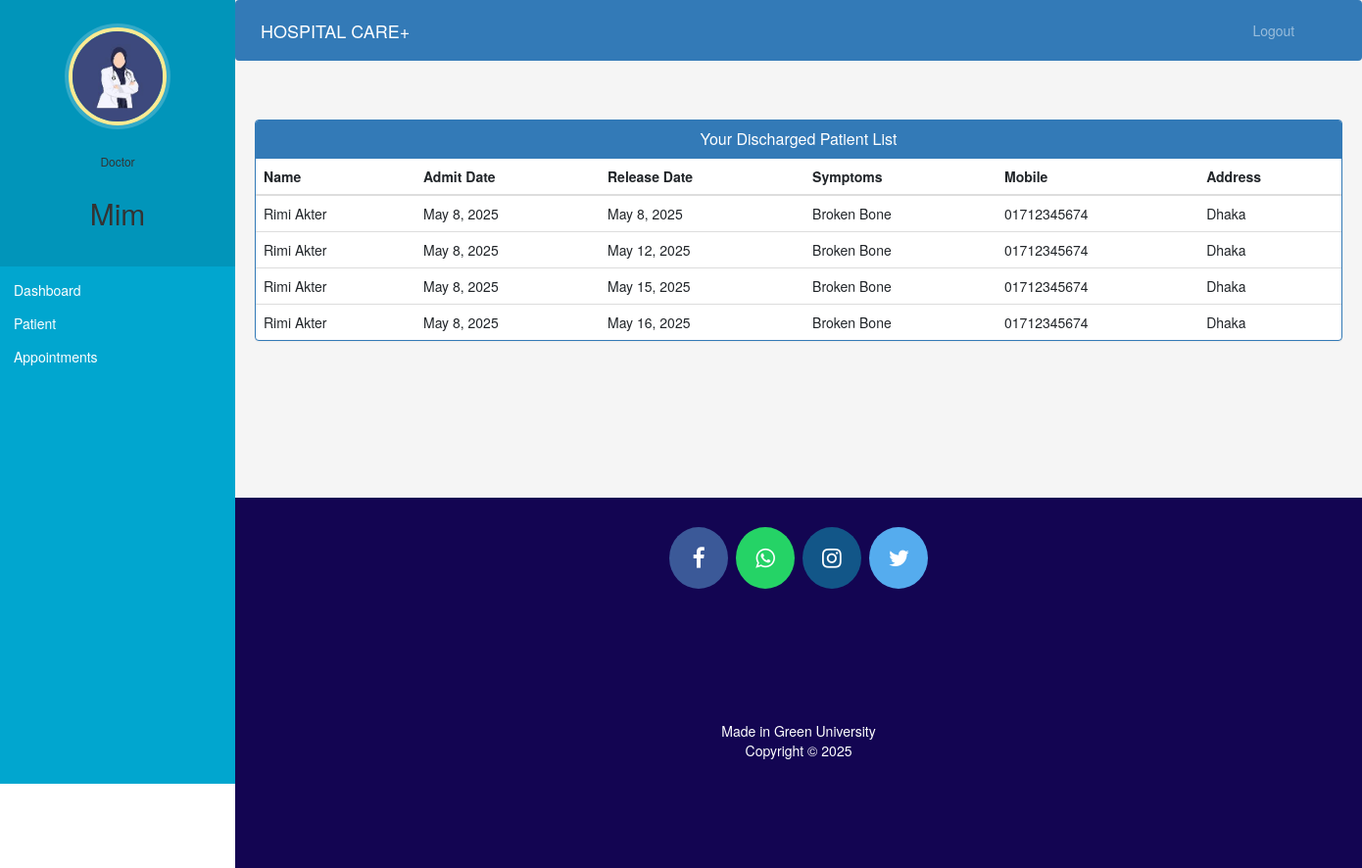
Screenshot of /doctor-view-discharge-patient (signed in) with the database file from the repository.
### hospital/models.py (models this page shows, shortened)
class Doctor(models.Model):
    user=models.OneToOneField(User,on_delete=models.CASCADE)
    profile_pic= models.ImageField(upload_to='profile_pic/DoctorProfilePic/',null=True,blank=True)
    address = models.CharField(max_length=40)
    mobile = models.CharField(
        max_length=11,
        null=True,
        validators=[bd_phone_validator])
    department= models.CharField(max_length=50,choices=departments,default='Cardiologist')
    status=models.BooleanField(default=False)

class PatientDischargeDetails(models.Model):
    patientId=models.PositiveIntegerField(null=True)
    patientName=models.CharField(max_length=40)
    assignedDoctorName=models.CharField(max_length=40)
    address = models.CharField(max_length=40)
    mobile = models.CharField(max_length=20,null=True)
    symptoms = models.CharField(max_length=100,null=True)
    admitDate=models.DateField(null=False)
    releaseDate=models.DateField(null=False)
    daySpent=models.PositiveIntegerField(null=False, default=0)
    roomCharge=models.PositiveIntegerField(null=False, default=0)
    medicineCost=models.PositiveIntegerField(null=False, default=0)
    doctorFee=models.PositiveIntegerField(null=False, default=0)
    OtherCharge=models.PositiveIntegerField(null=False, default=0)
    total=models.PositiveIntegerField(null=False, default=0)

### hospital/views.py (the view)
# urls.py: path('doctor-view-discharge-patient',views.doctor_view_discharge_patient_view,name='doctor-view-discharge-patient'),
@login_required(login_url='doctorlogin')
@user_passes_test(is_doctor)
def doctor_view_discharge_patient_view(request):
    dischargedpatients=models.PatientDischargeDetails.objects.all().distinct().filter(assignedDoctorName=request.user.first_name)
    doctor=models.Doctor.objects.get(user_id=request.user.id)
    return render(request,'hospital/doctor_view_discharge_patient.html',{'dischargedpatients':dischargedpatients,'doctor':doctor})

### hospital/views.py (called while the page is built)
def is_doctor(user):
    return user.groups.filter(name='DOCTOR').exists()

### templates/hospital/doctor_view_discharge_patient.html (shortened to what this page needs)
{% extends 'hospital/doctor_base.html' %}
{% block content %}
{%load static%}
<head>
  <link href="//netdna.bootstrapcdn.com/bootstrap/3.0.0/css/bootstrap.min.css" rel="stylesheet" id="bootstrap-css">
</head>
<div class="container">
  <div class="panel panel-primary">
    <div class="panel-heading">
      <h6 class="panel-title">Your Discharged Patient List</h6>
    </div>
    <table class="table table-hover" id="dev-table">
      <thead>
        <tr>
          <th>Name</th>
          <th>Admit Date</th>
          <th>Release Date</th>
          <th>Symptoms</th>
          <th>Mobile</th>
          <th>Address</th>
        </tr>
      </thead>
      {% for p in dischargedpatients %}
      <tr>
        <td> {{p.patientName}}</td>
        <td>{{p.admitDate}}</td>
        <td>{{p.releaseDate}}</td>
        <td>{{p.symptoms}}</td>
        <td>{{p.mobile}}</td>
        <td>{{p.address}}</td>
      </tr>
      {% endfor %}
    </table>
  </div>
</div>
{% endblock content %}

### templates/hospital/doctor_base.html (shortened to what this page needs)
<!DOCTYPE html>
{% load static %}
<html lang="en">
<head>
  <link rel="stylesheet" href="https://stackpath.bootstrapcdn.com/bootstrap/4.3.1/css/bootstrap.min.css">
  <link rel="stylesheet" href="https://maxcdn.bootstrapcdn.com/font-awesome/4.7.0/css/font-awesome.min.css">
</head>
<body>
  <nav class="menu" tabindex="0">
    <header class="avatar">
      <img src="{% static doctor.profile_pic.url %}" alt="Profile Pic" />
      <br><br>
      <h6>Doctor</h6>
      <h2>{{request.user.first_name}}</h2>
    </header>
    <ul>
      <li tabindex="0" class="icon-dashboard"> <a style="color:white; text-decoration:none;" href="/doctor-dashboard"><span>Dashboard</span></a> </li>
      <li tabindex="0" class="icon-users"> <a style="color:white; text-decoration:none;" href="/doctor-patient"><span>Patient</span></a></li>
      <li tabindex="0" class="icon-calendar"> <a style="color:white; text-decoration:none;" href="/doctor-appointment"><span>Appointments</span></a></li>
    </ul>
  </nav>
  <main>
    <div class="bs-example">
      <nav class="navbar navbar-expand-md  navbar-dark fixed-top" style="background:#337AB7;">
        <a href="/doctor-dashboard" class="navbar-brand">HOSPITAL CARE+</a>
        <div class="collapse navbar-collapse justify-content-between" id="navbarCollapse">
          <div class="navbar-nav" style=" margin-left: 90%;">
            <a href="/logout" class="nav-item nav-link">Logout</a>
          </div>
        </div>
      </nav>
    </div>
    <br><br>
    {% block content %}
    {% endblock content %}
    <br><br><br><br><br><br><br>
    <footer>
      <p>
        <a id="ftr" href="" class="fa fa-facebook"></a>
        <a id="ftr" href="" class="fa fa-whatsapp"></a>
        <a id="ftr" href="" class="fa fa-instagram"></a>
        <a id="ftr" href="" class="fa fa-twitter"></a>
      </p>
      <br>
      <div class="container">
        <div class="row">
          <div class="col-md-12 col-sm-12">
            <div style="color:#ffffff;" class="wow fadeInUp footer-copyright">
              <p>Made in Green University <br>
                Copyright &copy; 2025  </p>
            </div>
          </div>
        </div>
      </div>
    </footer>
  </main>
</body>
</html>

### templates/hospital/doctor_base.html (style rules this page uses)
body { padding-left: 240px; font-family: 'Roboto', sans-serif; }
main { position: relative; height: 100vh; background-color: #f5f5f5; }
a { color: white; text-decoration: none; }
footer { padding: 0px 0px 0px 0px; background-color: #130552; margin: 0px; }
#ftr { padding: 20px; }
.fa { font-size: 23px; width: 60px; text-align: center; text-decoration: none; margin: 5px 2px; border-radius: 50%; }
.fa-facebook { background: #3B5998; color: white; margin-top: 30px; }
.fa-whatsapp { background: #25d366; color: white; }
.fa-twitter { background: #55ACEE; color: white; }
.fa-instagram { background: #125688; color: white; }
p { text-align: center; }
.menu { background: rgb(1, 166, 207); height: 100vh; width: 240px; position: fixed; top: 0; left: 0; z-index: 5; transition: all 0.3s ease; }
.menu .avatar { background: rgba(0, 0, 0, 0.1); padding: 2em 0.5em; text-align: center; }
.menu .avatar img { width: 100px; border-radius: 50%; border: 4px solid #ffea92; box-shadow: 0 0 0 4px rgba(255, 255, 255, 0.2); }
.menu .avatar h2 { font-weight: normal; margin-top: 1em; }
.menu ul { list-style: none; padding: 0.5em 0; margin: 0; }
.menu ul li { padding: 0.5em 1em; font-size: 1em; font-weight: normal; cursor: pointer; background-repeat: no-repeat; background-position: left 15px center; transition: all 0.15s linear; }
.menu ul li.icon-dashboard { background-image: url("http://www.entypo.com/images//gauge.svg"); }
.menu ul li.icon-users { background-image: url("http://www.entypo.com/images//users.svg"); }
.menu ul li.icon-calendar { background-image: url("http://www.entypo.com/images//calendar.svg"); }
.navbar { background-color:linear-gradient(to right, #6f85fe,rgb(132, 2, 142)); }
.navbar-nav .nav-item { color: white; }

### templates/hospital/doctor_view_discharge_patient.html (style rules this page uses)
a:link { text-decoration: none; }
h6 { text-align: center; }
.row { margin: 100px; }

### rows the page displays
Doctor: profile_pic (picture)
PatientDischargeDetails: patientName "Rimi Akter", admitDate "May 8, 2025", releaseDate "May 8, 2025", symptoms "Broken Bone", mobile "01712345674", address "Dhaka"
PatientDischargeDetails: patientName "Rimi Akter", admitDate "May 8, 2025", releaseDate "May 12, 2025", symptoms "Broken Bone", mobile "01712345674", address "Dhaka"
PatientDischargeDetails: patientName "Rimi Akter", admitDate "May 8, 2025", releaseDate "May 15, 2025", symptoms "Broken Bone", mobile "01712345674", address "Dhaka"
PatientDischargeDetails: patientName "Rimi Akter", admitDate "May 8, 2025", releaseDate "May 16, 2025", symptoms "Broken Bone", mobile "01712345674", address "Dhaka"

### other values shown
{{ request.user.first_name }} "Mim"
